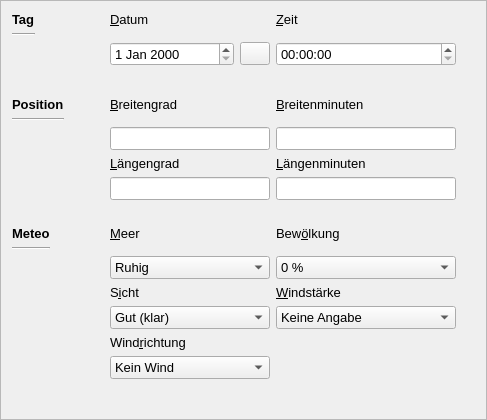
             <widget class="QFrame" name="frame_2">
              <property name="frameShape">
               <enum>QFrame::StyledPanel</enum>
              </property>
              <property name="frameShadow">
               <enum>QFrame::Raised</enum>
              </property>
              <layout class="QVBoxLayout" name="verticalLayout_5">
               <property name="rightMargin">
                <number>30</number>
               </property>
               <property name="bottomMargin">
                <number>0</number>
               </property>
               <item>
                <layout class="QGridLayout" name="gridLayout">
                 <item row="1" column="1">
                  <layout class="QHBoxLayout" name="horizontalLayout_8">
                   <item>
                    <widget class="QDateEdit" name="dateEdit">
                     <property name="font">
                      <font>
                       <family>Arial</family>
                       <pointsize>10</pointsize>
                      </font>
                     </property>
                    </widget>
                   </item>
                   <item>
                    <widget class="QPushButton" name="pushButtonCalendar">
                     <property name="maximumSize">
                      <size>
                       <width>30</width>
                       <height>16777215</height>
                      </size>
                     </property>
                     <property name="font">
                      <font>
                       <family>Arial</family>
                       <pointsize>10</pointsize>
                      </font>
                     </property>
                     <property name="text">
                      <string/>
                     </property>
                     <property name="icon">
                      <iconset resource="resources.qrc">
                       <normaloff>:/logos/calendarIcon.png</normaloff>:/logos/calendarIcon.png</iconset>
                     </property>
                    </widget>
                   </item>
                  </layout>
                 </item>
                 <item row="0" column="2">
                  <widget class="QLabel" name="labelTime">
                   <property name="font">
                    <font>
                     <family>Arial</family>
                     <pointsize>10</pointsize>
                    </font>
                   </property>
                   <property name="text">
                    <string>&amp;Zeit</string>
                   </property>
                   <property name="alignment">
                    <set>Qt::AlignLeading|Qt::AlignLeft|Qt::AlignTop</set>
                   </property>
                   <property name="buddy">
                    <cstring>timeEdit</cstring>
                   </property>
                  </widget>
                 </item>
                 <item row="7" column="2">
                  <spacer name="horizontalSpacer_5">
                   <property name="orientation">
                    <enum>Qt::Horizontal</enum>
                   </property>
                   <property name="sizeHint" stdset="0">
                    <size>
                     <width>40</width>
                     <height>20</height>
                    </size>
                   </property>
                  </spacer>
                 </item>
                 <item row="8" column="2">
                  <widget class="QLabel" name="labelClouds">
                   <property name="font">
                    <font>
                     <family>Arial</family>
                     <pointsize>10</pointsize>
                    </font>
                   </property>
                   <property name="text">
                    <string>Bew&amp;ölkung</string>
                   </property>
                   <property name="alignment">
                    <set>Qt::AlignLeading|Qt::AlignLeft|Qt::AlignTop</set>
                   </property>
                   <property name="buddy">
                    <cstring>comboBoxClouds</cstring>
                   </property>
                  </widget>
                 </item>
                 <item row="4" column="2">
                  <widget class="QLineEdit" name="lineEditBreitenMinuten">
                   <property name="font">
                    <font>
                     <family>Arial</family>
                     <pointsize>10</pointsize>
                    </font>
                   </property>
                  </widget>
                 </item>
                 <item row="10" column="1">
                  <widget class="QLabel" name="labelSight">
                   <property name="font">
                    <font>
                     <family>Arial</family>
                     <pointsize>10</pointsize>
                    </font>
                   </property>
                   <property name="text">
                    <string>S&amp;icht</string>
                   </property>
                   <property name="alignment">
                    <set>Qt::AlignLeading|Qt::AlignLeft|Qt::AlignTop</set>
                   </property>
                   <property name="buddy">
                    <cstring>comboBoxSight</cstring>
                   </property>
                  </widget>
                 </item>
                 <item row="6" column="2">
                  <widget class="QLineEdit" name="lineEditLangenMinuten">
                   <property name="font">
                    <font>
                     <family>Arial</family>
                     <pointsize>10</pointsize>
                    </font>
                   </property>
                  </widget>
                 </item>
                 <item row="3" column="1">
                  <widget class="QLabel" name="labelBreitenGrad">
                   <property name="font">
                    <font>
                     <family>Arial</family>
                     <pointsize>10</pointsize>
                    </font>
                   </property>
                   <property name="text">
                    <string>&amp;Breitengrad</string>
                   </property>
                   <property name="alignment">
                    <set>Qt::AlignLeading|Qt::AlignLeft|Qt::AlignTop</set>
                   </property>
                   <property name="buddy">
                    <cstring>lineEditBreitenGrad</cstring>
                   </property>
                  </widget>
                 </item>
                 <item row="0" column="1">
                  <widget class="QLabel" name="labelDate">
                   <property name="font">
                    <font>
                     <family>Arial</family>
                     <pointsize>10</pointsize>
                    </font>
                   </property>
                   <property name="text">
                    <string>&amp;Datum</string>
                   </property>
                   <property name="alignment">
                    <set>Qt::AlignLeading|Qt::AlignLeft|Qt::AlignTop</set>
                   </property>
                   <property name="buddy">
                    <cstring>dateEdit</cstring>
                   </property>
                  </widget>
                 </item>
                 <item row="6" column="1">
                  <widget class="QLineEdit" name="lineEditLangenGrad">
                   <property name="font">
                    <font>
                     <family>Arial</family>
                     <pointsize>10</pointsize>
                    </font>
                   </property>
                  </widget>
                 </item>
                 <item row="10" column="2">
                  <widget class="QLabel" name="labelWindStrength">
                   <property name="font">
                    <font>
                     <family>Arial</family>
                     <pointsize>10</pointsize>
                    </font>
                   </property>
                   <property name="text">
                    <string>&amp;Windstärke</string>
                   </property>
                   <property name="alignment">
                    <set>Qt::AlignLeading|Qt::AlignLeft|Qt::AlignTop</set>
                   </property>
                   <property name="buddy">
                    <cstring>comboBoxWindStrength</cstring>
                   </property>
                  </widget>
                 </item>
                 <item row="2" column="2">
                  <spacer name="horizontalSpacer_4">
                   <property name="orientation">
                    <enum>Qt::Horizontal</enum>
                   </property>
                   <property name="sizeHint" stdset="0">
                    <size>
                     <width>40</width>
                     <height>25</height>
                    </size>
                   </property>
                  </spacer>
                 </item>
                 <item row="5" column="2">
                  <widget class="QLabel" name="labelLangenMinuten">
                   <property name="font">
                    <font>
                     <family>Arial</family>
                     <pointsize>10</pointsize>
                    </font>
                   </property>
                   <property name="text">
                    <string>&amp;Längenminuten</string>
                   </property>
                   <property name="alignment">
                    <set>Qt::AlignLeading|Qt::AlignLeft|Qt::AlignTop</set>
                   </property>
                   <property name="buddy">
                    <cstring>lineEditLangenMinuten</cstring>
                   </property>
                  </widget>
                 </item>
                 <item row="8" column="1">
                  <widget class="QLabel" name="labelSea">
                   <property name="font">
                    <font>
                     <family>Arial</family>
                     <pointsize>10</pointsize>
                    </font>
                   </property>
                   <property name="text">
                    <string>&amp;Meer</string>
                   </property>
                   <property name="alignment">
                    <set>Qt::AlignLeading|Qt::AlignLeft|Qt::AlignTop</set>
                   </property>
                   <property name="buddy">
                    <cstring>comboBoxSea</cstring>
                   </property>
                  </widget>
                 </item>
                 <item row="5" column="1">
                  <widget class="QLabel" name="labelLangenGrad">
                   <property name="font">
                    <font>
                     <family>Arial</family>
                     <pointsize>10</pointsize>
                    </font>
                   </property>
                   <property name="text">
                    <string>&amp;Längengrad</string>
                   </property>
                   <property name="alignment">
                    <set>Qt::AlignLeading|Qt::AlignLeft|Qt::AlignTop</set>
                   </property>
                   <property name="buddy">
                    <cstring>lineEditLangenGrad</cstring>
                   </property>
                  </widget>
                 </item>
                 <item row="4" column="1">
                  <widget class="QLineEdit" name="lineEditBreitenGrad">
                   <property name="font">
                    <font>
                     <family>Arial</family>
                     <pointsize>10</pointsize>
                    </font>
                   </property>
                  </widget>
                 </item>
                 <item row="3" column="2">
                  <widget class="QLabel" name="labelBreitenminuten">
                   <property name="font">
                    <font>
                     <family>Arial</family>
                     <pointsize>10</pointsize>
                    </font>
                   </property>
                   <property name="text">
                    <string>&amp;Breitenminuten</string>
                   </property>
                   <property name="alignment">
                    <set>Qt::AlignLeading|Qt::AlignLeft|Qt::AlignTop</set>
                   </property>
                   <property name="buddy">
                    <cstring>lineEditBreitenMinuten</cstring>
                   </property>
                  </widget>
                 </item>
                 <item row="11" column="1">
                  <widget class="QComboBox" name="comboBoxSight">
                   <property name="font">
                    <font>
                     <family>Arial</family>
                     <pointsize>10</pointsize>
                    </font>
                   </property>
                   <item>
                    <property name="text">
                     <string>Gut (klar)</string>
                    </property>
                   </item>
                   <item>
                    <property name="text">
                     <string>Mässig (leicht dunstig)</string>
                    </property>
                   </item>
                   <item>
                    <property name="text">
                     <string>Gering (sehr dunstig)</string>
                    </property>
                   </item>
                  </widget>
                 </item>
                 <item row="9" column="1">
                  <widget class="QComboBox" name="comboBoxSea">
                   <property name="font">
                    <font>
                     <family>Arial</family>
                     <pointsize>10</pointsize>
                    </font>
                   </property>
                   <item>
                    <property name="text">
                     <string>Ruhig</string>
                    </property>
                   </item>
                   <item>
                    <property name="text">
                     <string>Ruhig +</string>
                    </property>
                   </item>
                   <item>
                    <property name="text">
                     <string>Schön / Günstig</string>
                    </property>
                   </item>
                   <item>
                    <property name="text">
                     <string>Ruhig +</string>
                    </property>
                   </item>
                   <item>
                    <property name="text">
                     <string>Leicht unruhig</string>
                    </property>
                   </item>
                   <item>
                    <property name="text">
                     <string>Leicht unruhig +</string>
                    </property>
                   </item>
                   <item>
                    <property name="text">
                     <string>Unruhig</string>
                    </property>
                   </item>
                   <item>
                    <property name="text">
                     <string>Leicht bis sehr unruhig</string>
                    </property>
                   </item>
                   <item>
                    <property name="text">
                     <string>Sehr unruhig</string>
                    </property>
                   </item>
                   <item>
                    <property name="text">
                     <string>Unruhig +</string>
                    </property>
                   </item>
                   <item>
                    <property name="text">
                     <string>Stürmisch</string>
                    </property>
                   </item>
                   <item>
                    <property name="text">
                     <string>Stürmisch +</string>
                    </property>
                   </item>
                  </widget>
                 </item>
                 <item row="11" column="2">
                  <widget class="QComboBox" name="comboBoxWindStrength">
                   <property name="font">
                    <font>
                     <family>Arial</family>
                     <pointsize>10</pointsize>
                    </font>
                   </property>
                   <item>
                    <property name="text">
                     <string>Keine Angabe</string>
                    </property>
                   </item>
                   <item>
                    <property name="text">
                     <string>Rauch gerade aufsteigend</string>
                    </property>
                   </item>
                   <item>
                    <property name="text">
                     <string>Knapp leiser Zug</string>
                    </property>
                   </item>
                   <item>
                    <property name="text">
                     <string>Leiser Zug</string>
                    </property>
                   </item>
                   <item>
                    <property name="text">
                     <string>Knapp leichte Brise</string>
                    </property>
                   </item>
                   <item>
                    <property name="text">
                     <string>Leichte Brise</string>
                    </property>
                   </item>
                   <item>
                    <property name="text">
                     <string>Knapp schwache Brise</string>
                    </property>
                   </item>
                   <item>
                    <property name="text">
                     <string>Schwache Brise</string>
                    </property>
                   </item>
                   <item>
                    <property name="text">
                     <string>Knapp mässige Brise</string>
                    </property>
                   </item>
                   <item>
                    <property name="text">
                     <string>Mässige Brise</string>
                    </property>
                   </item>
                   <item>
                    <property name="text">
                     <string>Knapp frische Brise</string>
                    </property>
                   </item>
                   <item>
                    <property name="text">
                     <string>Frische Brise</string>
                    </property>
                   </item>
                   <item>
                    <property name="text">
                     <string>Starker Wind</string>
                    </property>
                   </item>
                   <item>
                    <property name="text">
                     <string>Steifer Wind</string>
                    </property>
                   </item>
                   <item>
                    <property name="text">
                     <string>Knapp stürmischer Wind</string>
                    </property>
                   </item>
                   <item>
                    <property name="text">
                     <string>Stürmischer Wind</string>
                    </property>
                   </item>
                   <item>
                    <property name="text">
                     <string>Sturm</string>
                    </property>
                   </item>
                   <item>
                    <property name="text">
                     <string>Schwerer Sturm</string>
                    </property>
                   </item>
                   <item>
                    <property name="text">
                     <string>Orkanartiger Sturm</string>
                    </property>
                   </item>
                   <item>
                    <property name="text">
                     <string>Orkan</string>
                    </property>
                   </item>
                  </widget>
                 </item>
                 <item row="9" column="2">
                  <widget class="QComboBox" name="comboBoxClouds">
                   <property name="font">
                    <font>
                     <family>Arial</family>
                     <pointsize>10</pointsize>
                    </font>
                   </property>
                   <item>
                    <property name="text">
                     <string>0 %</string>
                    </property>
                   </item>
                   <item>
                    <property name="text">
                     <string>12.5 %</string>
                    </property>
                   </item>
                   <item>
                    <property name="text">
                     <string>25 %</string>
                    </property>
                   </item>
                   <item>
                    <property name="text">
                     <string>37.5 %</string>
                    </property>
                   </item>
                   <item>
                    <property name="text">
                     <string>50 %</string>
                    </property>
                   </item>
                   <item>
                    <property name="text">
                     <string>62.5 %</string>
                    </property>
                   </item>
                   <item>
                    <property name="text">
                     <string>75 %</string>
                    </property>
                   </item>
                   <item>
                    <property name="text">
                     <string>87.5 %</string>
                    </property>
                   </item>
                   <item>
                    <property name="text">
                     <string>100 %</string>
                    </property>
                   </item>
                  </widget>
                 </item>
                 <item row="13" column="1">
                  <widget class="QComboBox" name="comboBoxWindDirection">
                   <property name="font">
                    <font>
                     <family>Arial</family>
                     <pointsize>10</pointsize>
                    </font>
                   </property>
                   <item>
                    <property name="text">
                     <string>Kein Wind</string>
                    </property>
                   </item>
                   <item>
                    <property name="text">
                     <string>Ost</string>
                    </property>
                   </item>
                   <item>
                    <property name="text">
                     <string>Ost-Nord-Ost</string>
                    </property>
                   </item>
                   <item>
                    <property name="text">
                     <string>Ost-Süd-Ost</string>
                    </property>
                   </item>
                   <item>
                    <property name="text">
                     <string>Nord</string>
                    </property>
                   </item>
                   <item>
                    <property name="text">
                     <string>Nord-Ost</string>
                    </property>
                   </item>
                   <item>
                    <property name="text">
                     <string>Nord-Nord-Ost</string>
                    </property>
                   </item>
                   <item>
                    <property name="text">
                     <string>Nord-West</string>
                    </property>
                   </item>
                   <item>
                    <property name="text">
                     <string>Nord-Nord-West</string>
                    </property>
                   </item>
                   <item>
                    <property name="text">
                     <string>Süd</string>
                    </property>
                   </item>
                   <item>
                    <property name="text">
                     <string>Süd-Ost</string>
                    </property>
                   </item>
                   <item>
                    <property name="text">
                     <string>Süd-Süd-Ost</string>
                    </property>
                   </item>
                   <item>
                    <property name="text">
                     <string>Süd-West</string>
                    </property>
                   </item>
                   <item>
                    <property name="text">
                     <string>Süd-Süd-West</string>
                    </property>
                   </item>
                   <item>
                    <property name="text">
                     <string>West</string>
                    </property>
                   </item>
                   <item>
                    <property name="text">
                     <string>West-Nord-West</string>
                    </property>
                   </item>
                   <item>
                    <property name="text">
                     <string>West-Süd-West</string>
                    </property>
                   </item>
                  </widget>
                 </item>
                 <item row="1" column="2">
                  <widget class="QTimeEdit" name="timeEdit">
                   <property name="font">
                    <font>
                     <family>Arial</family>
                     <pointsize>10</pointsize>
                    </font>
                   </property>
                  </widget>
                 </item>
                 <item row="12" column="1">
                  <widget class="QLabel" name="labelWindDirection">
                   <property name="font">
                    <font>
                     <family>Arial</family>
                     <pointsize>10</pointsize>
                    </font>
                   </property>
                   <property name="text">
                    <string>Wind&amp;richtung</string>
                   </property>
                   <property name="alignment">
                    <set>Qt::AlignLeading|Qt::AlignLeft|Qt::AlignTop</set>
                   </property>
                   <property name="buddy">
                    <cstring>comboBoxWindDirection</cstring>
                   </property>
                  </widget>
                 </item>
                 <item row="0" column="0">
                  <layout class="QHBoxLayout" name="horizontalLayout_57">
                   <item>
                    <layout class="QVBoxLayout" name="verticalLayout_20">
                     <item>
                      <widget class="QLabel" name="labelMetaTime">
                       <property name="font">
                        <font>
                         <family>Arial</family>
                         <pointsize>10</pointsize>
                         <weight>75</weight>
                         <bold>true</bold>
                        </font>
                       </property>
                       <property name="text">
                        <string>Tag</string>
                       </property>
                       <property name="alignment">
                        <set>Qt::AlignLeading|Qt::AlignLeft|Qt::AlignTop</set>
                       </property>
                      </widget>
                     </item>
                     <item>
                      <widget class="Line" name="line_3">
                       <property name="orientation">
                        <enum>Qt::Horizontal</enum>
                       </property>
                      </widget>
                     </item>
                    </layout>
                   </item>
                   <item>
                    <spacer name="horizontalSpacer_54">
                     <property name="orientation">
                      <enum>Qt::Horizontal</enum>
                     </property>
                     <property name="sizeHint" stdset="0">
                      <size>
                       <width>40</width>
                       <height>20</height>
                      </size>
                     </property>
                    </spacer>
                   </item>
                  </layout>
                 </item>
                 <item row="3" column="0">
                  <layout class="QHBoxLayout" name="horizontalLayout_58">
                   <item>
                    <layout class="QVBoxLayout" name="verticalLayout_21">
                     <item>
                      <widget class="QLabel" name="labelPosition">
                       <property name="font">
                        <font>
                         <family>Arial</family>
                         <pointsize>10</pointsize>
                         <weight>75</weight>
                         <bold>true</bold>
                        </font>
                       </property>
                       <property name="text">
                        <string>Position</string>
                       </property>
                       <property name="alignment">
                        <set>Qt::AlignLeading|Qt::AlignLeft|Qt::AlignTop</set>
                       </property>
                      </widget>
                     </item>
                     <item>
                      <widget class="Line" name="line_5">
                       <property name="orientation">
                        <enum>Qt::Horizontal</enum>
                       </property>
                      </widget>
                     </item>
                    </layout>
                   </item>
                   <item>
                    <spacer name="horizontalSpacer_55">
                     <property name="orientation">
                      <enum>Qt::Horizontal</enum>
                     </property>
                     <property name="sizeHint" stdset="0">
                      <size>
                       <width>40</width>
                       <height>20</height>
                      </size>
                     </property>
                    </spacer>
                   </item>
                  </layout>
                 </item>
                 <item row="8" column="0">
                  <layout class="QHBoxLayout" name="horizontalLayout_59">
                   <item>
                    <layout class="QVBoxLayout" name="verticalLayout_7">
                     <item>
                      <widget class="QLabel" name="labelMeteo">
                       <property name="font">
                        <font>
                         <family>Arial</family>
                         <pointsize>10</pointsize>
                         <weight>75</weight>
                         <bold>true</bold>
                        </font>
                       </property>
                       <property name="text">
                        <string>Meteo</string>
                       </property>
                       <property name="alignment">
                        <set>Qt::AlignLeading|Qt::AlignLeft|Qt::AlignTop</set>
                       </property>
                      </widget>
                     </item>
                     <item>
                      <widget class="Line" name="line_9">
                       <property name="orientation">
                        <enum>Qt::Horizontal</enum>
                       </property>
                      </widget>
                     </item>
                    </layout>
                   </item>
                   <item>
                    <spacer name="horizontalSpacer_56">
                     <property name="orientation">
                      <enum>Qt::Horizontal</enum>
                     </property>
                     <property name="sizeHint" stdset="0">
                      <size>
                       <width>40</width>
                       <height>20</height>
                      </size>
                     </property>
                    </spacer>
                   </item>
                  </layout>
                 </item>
                </layout>
               </item>
               <item>
                <spacer name="verticalSpacer">
                 <property name="orientation">
                  <enum>Qt::Vertical</enum>
                 </property>
                 <property name="sizeHint" stdset="0">
                  <size>
                   <width>20</width>
                   <height>40</height>
                  </size>
                 </property>
                </spacer>
               </item>
              </layout>
             </widget>
